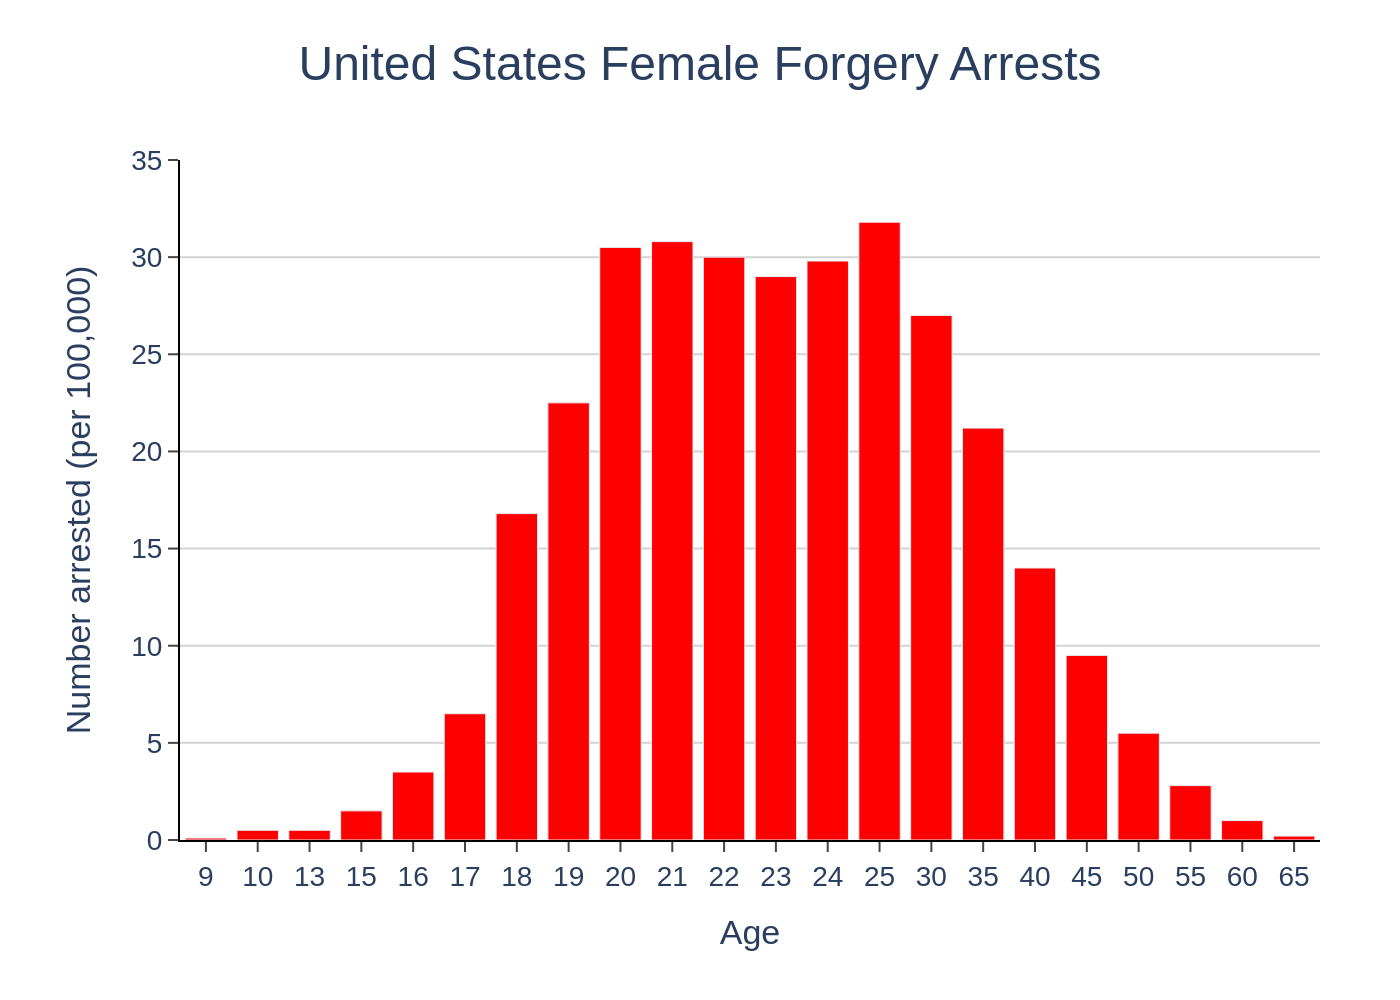

This chart was generated by the following Python code:
import sys
import json
import plotly.graph_objects as go
import os

if len(sys.argv) != 2:
    print("Usage: python script.py <path_to_json_file>")
    sys.exit(1)

json_path = sys.argv[1]

try:
    with open(json_path, 'r', encoding='utf-8') as f:
        chart_config = json.load(f)
except FileNotFoundError:
    print(f"Error: JSON file not found at {json_path}")
    sys.exit(1)
except json.JSONDecodeError:
    print(f"Error: Could not decode JSON from {json_path}")
    sys.exit(1)

chart_data = chart_config.get('chart_data', [])
texts = chart_config.get('texts', {})
colors = chart_config.get('colors', [])

categories = [item['category'] for item in chart_data]
values = [item['value'] for item in chart_data]

fig = go.Figure()

fig.add_trace(go.Bar(
    x=categories,
    y=values,
    marker_color=colors[0] if colors else None,
    name=''
))

title_text = texts.get('title')
if texts.get('subtitle'):
    title_text = f"{title_text}<br><sub>{texts.get('subtitle')}</sub>"

fig.update_layout(
    title=dict(
        text=title_text,
        x=0.5,
        xanchor='center',
        font=dict(size=24)
    ),
    xaxis=dict(
        title=texts.get('x_axis_label'),
        type='category',
        showgrid=False,
        linecolor='black',
        ticks='outside'
    ),
    yaxis=dict(
        title=texts.get('y_axis_label'),
        range=[0, 35],
        tick0=0,
        dtick=5,
        gridcolor='lightgrey',
        linecolor='black',
        ticks='outside'
    ),
    font=dict(
        family="Arial",
        size=14
    ),
    plot_bgcolor='white',
    paper_bgcolor='white',
    showlegend=False,
    margin=dict(t=80, b=80, l=90, r=40)
)

base_filename = os.path.splitext(os.path.basename(json_path))[0]
output_filename = f"{base_filename}.png"

fig.write_image(output_filename, scale=2)

print(f"Chart saved to {output_filename}")
